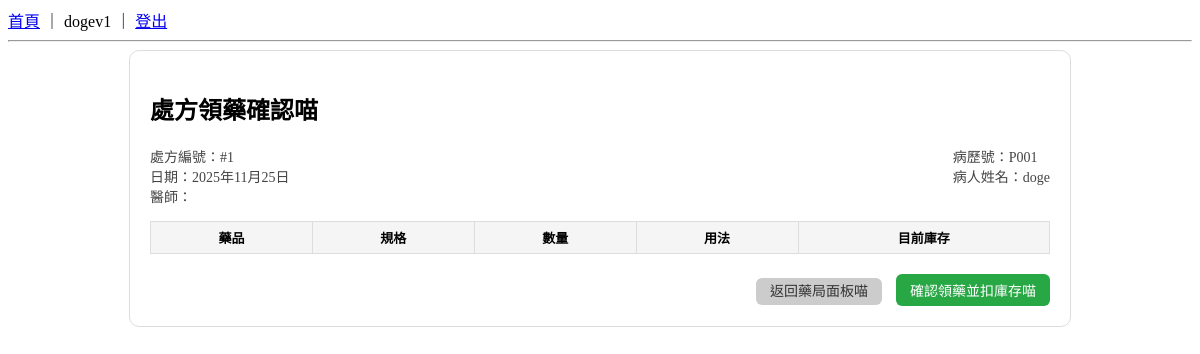
The app's page /prescriptions/pharmacy/1/dispense/ (signed in) with its own data.
### prescriptions/models.py (models this page shows, shortened)
class Prescription(models.Model):
    patient = models.ForeignKey(
        Patient,
        on_delete=models.CASCADE,
        related_name="prescriptions",
    )
    doctor = models.ForeignKey(
        Doctor,
        on_delete=models.CASCADE,
        related_name="prescriptions",
    )
    date = models.DateField()
    notes = models.TextField(blank=True)
    status = models.CharField(
        max_length=20,
        default="draft",
        choices=[
            ("draft", "草稿"),
            ("final", "已確認"),
        ],
    )
    created_at = models.DateTimeField(auto_now_add=True)
    class Meta:
        ordering = ["-date", "-created_at"]

### patients/models.py (models this page shows, shortened)
class Patient(models.Model):
    full_name = models.CharField("姓名", max_length=50)
    national_id = models.CharField("身分證", max_length=10, unique=True)
    nhi_no = models.CharField("健保卡號", max_length=20, blank=True)
    birth_date = models.DateField("生日")
    phone = models.CharField("電話", max_length=20, blank=True)
    chart_no = models.CharField(
        "病歷號",
        max_length=20,
        unique=True,
        blank=True,
        editable=False,
    )
    address = models.CharField("地址", max_length=200, blank=True)

### prescriptions/views.py (the view, shortened to what this page needs)
# urls.py: path("pharmacy/<int:pk>/dispense/", views.dispense, name="dispense"),
@group_required("PHARMACY")
def dispense(request, pk):
    prescription = get_object_or_404(
        Prescription.objects.select_related("patient", "doctor").prefetch_related("items__drug"),
        pk=pk,
    )
    context = {
        "prescription": prescription,
    }
    return render(request, "prescriptions/pharmacy_dispense_confirm.html", context)

### common/utils.py (called while the page is built)
def group_required(group_name):
    def decorator(view_func):
        decorated_view_func = user_passes_test(
            lambda u: u.is_authenticated and u.groups.filter(name=group_name).exists()
        )(view_func)
        return decorated_view_func
    return decorator

### templates/prescriptions/pharmacy_dispense_confirm.html (shortened to what this page needs)
{% extends "base.html" %}
{% block content %}
<div class="rx-detail-box">
    <h2>處方領藥確認喵</h2>
    <div class="rx-header">
        <div class="left">
            <div>處方編號：#{{ prescription.id }}</div>
            <div>日期：{{ prescription.date }}</div>
            <div>醫師：{{ prescription.doctor.user.get_full_name }}</div>
        </div>
        <div class="right">
            <div>病歷號：{{ prescription.patient.chart_no }}</div>
            <div>病人姓名：{{ prescription.patient.full_name }}</div>
        </div>
    </div>
    <table class="rx-items-table">
        <thead>
            <tr>
                <th>藥品</th>
                <th>規格</th>
                <th>數量</th>
                <th>用法</th>
                <th>目前庫存</th>
            </tr>
        </thead>
    </table>
    <form method="post" class="btn-area">
        <a href="{% url 'prescriptions:pharmacy_panel' %}" class="btn-cancel">返回藥局面板喵</a>
        <button type="submit" class="btn-confirm">
            確認領藥並扣庫存喵
        </button>
    </form>
</div>
{% endblock %}

### templates/base.html (shortened to what this page needs)
<!DOCTYPE html>
<html lang="zh-Hant">
<head>
</head>
<body>
  <div>
    <a href="/">首頁</a>
    {% if user.is_authenticated %}
      ｜ {{ user.username }} ｜ <a href="/logout/">登出</a>
    {% else %}
      ｜ <a href="/login/">登入</a>
    {% endif %}
  </div>
  <hr>
  {% block content %}{% endblock %}
</body>
</html>

### templates/prescriptions/pharmacy_dispense_confirm.html (style rules this page uses)
.rx-detail-box { max-width: 900px; margin: 0 auto; background: #fff; border-radius: 10px; border: 1px solid #ddd; padding: 20px; }
.rx-header { display: flex; justify-content: space-between; margin-bottom: 15px; }
.rx-header .left, .rx-header .right { font-size: 14px; color: #444; }
.rx-items-table { width: 100%; border-collapse: collapse; margin-top: 10px; }
.rx-items-table th, .rx-items-table td { border: 1px solid #ddd; padding: 6px 10px; text-align: center; font-size: 13px; }
.rx-items-table th { background: #f5f5f5; }
.btn-area { margin-top: 20px; text-align: right; }
.btn-confirm { padding: 6px 14px; background: #28a745; border-radius: 6px; color: #fff; text-decoration: none; border: none; cursor: pointer; font-size: 14px; }
.btn-cancel { margin-right: 10px; padding: 6px 14px; background: #ccc; border-radius: 6px; color: #333; text-decoration: none; border: none; cursor: pointer; font-size: 14px; }

### records on screen
Prescription: id "1", date "2025年11月25日", patient.chart_no "P001", patient.full_name "doge"

### other values on screen
{{ user.username }} "dogev1"
